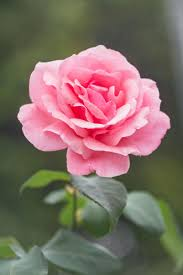
#> input picture images.jpeg, 183 x 275 px
$ python exp7.py
#> lines starting #> are read from the running program, lines starting #| are printed output that depends on the picture
import cv2
import numpy as np
import matplotlib.pyplot as plt

def convert_to_cmy(image):
    cmy = 1 - image / 255.0
    return (cmy * 255).astype(np.uint8)

def convert_to_cmyk(image):
    r, g, b = cv2.split(image)
    k = np.minimum(np.minimum(255 - r, 255 - g), 255 - b)
    c = (255 - r - k) / (255 - k + 1e-5) * 255
    m = (255 - g - k) / (255 - k + 1e-5) * 255
    y = (255 - b - k) / (255 - k + 1e-5) * 255
    return cv2.merge([c.astype(np.uint8), m.astype(np.uint8), y.astype(np.uint8), k.astype(np.uint8)])

# Read the image
image = cv2.imread(r"images.jpeg")
#> image is the input picture: shape (275, 183, 3); mean B, G, R 100.6, 108.5, 128.2
image = cv2.cvtColor(image, cv2.COLOR_BGR2RGB)  # Convert BGR to RGB

# Increase brightness
brightness_factor = 50
manipulated_image = np.clip(image + brightness_factor, 0, 255).astype(np.uint8)

# Convert to CMY and CMYK
cmy_image = convert_to_cmy(image)
cmyk_image = convert_to_cmyk(image)
cmy_manipulated = convert_to_cmy(manipulated_image)
cmyk_manipulated = convert_to_cmyk(manipulated_image)

# Convert to HSV
hsv_image = cv2.cvtColor(image, cv2.COLOR_RGB2HSV)
#> hsv_image: shape (275, 183, 3); mean H, S, V 82, 73.1, 135.3
hsv_manipulated = cv2.cvtColor(manipulated_image, cv2.COLOR_RGB2HSV)
#> hsv_manipulated: shape (275, 183, 3); mean H, S, V 62.7, 86.9, 162.8

# Split channels
C, M, Y = cv2.split(cmy_image)
K = cmyk_image[:, :, 3]
C_m, M_m, Y_m = cv2.split(cmy_manipulated)
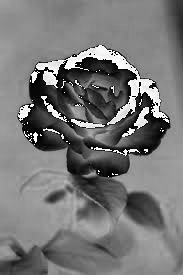
#> Y_m: shape (275, 183); min 0, max 255, mean 118.9
K_m = cmyk_manipulated[:, :, 3]
H, S, V = cv2.split(hsv_image)
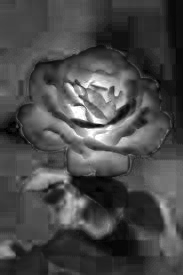
#> S: shape (275, 183); min 0, max 255, mean 73.1
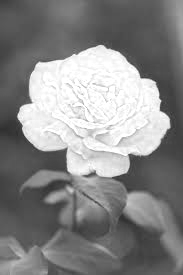
#> V: shape (275, 183); min 45, max 255, mean 135.3
H_m, S_m, V_m = cv2.split(hsv_manipulated)
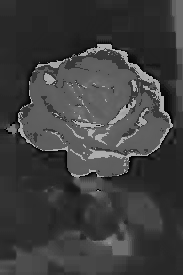
#> H_m: shape (275, 183); min 0, max 179, mean 62.7
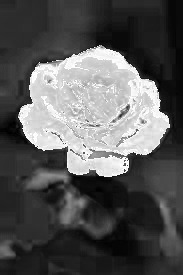
#> S_m: shape (275, 183); min 0, max 255, mean 86.9
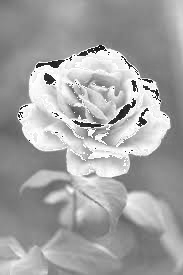
#> V_m: shape (275, 183); min 11, max 255, mean 162.8

# Organizing the original images in grid format
grid_images_original = [
    [None, None, K, None],
    [image[:, :, 2], Y, cmyk_image[:, :, 2], V],
    [image[:, :, 1], M, cmyk_image[:, :, 1], S],
    [image[:, :, 0], C, cmyk_image[:, :, 0], H],
    [image, cmy_image, cmyk_image, hsv_image]
]

grid_titles = [
    [None, None, "K", None],
    ["B", "Y", "Y (CMYK)", "V"],
    ["G", "M", "M (CMYK)", "S"],
    ["R", "C", "C (CMYK)", "H"],
    ["RGB", "CMY", "CMYK", "HSV"]
]

fig, axes = plt.subplots(5, 4, figsize=(12, 12))
for i in range(5):
    for j in range(4):
        ax = axes[i, j]
        img = grid_images_original[i][j]
        title = grid_titles[i][j]
        if img is not None:
            ax.imshow(img, cmap='gray' if len(img.shape) == 2 else None)
        ax.set_title(title, fontsize=10)
        ax.axis('off')

plt.tight_layout()
plt.show()

# Organizing the manipulated images in grid format
grid_images_manipulated = [
    [None, None, K_m, None],
    [manipulated_image[:, :, 2], Y_m, cmyk_manipulated[:, :, 2], V_m],
    [manipulated_image[:, :, 1], M_m, cmyk_manipulated[:, :, 1], S_m],
    [manipulated_image[:, :, 0], C_m, cmyk_manipulated[:, :, 0], H_m],
    [manipulated_image, cmy_manipulated, cmyk_manipulated, hsv_manipulated]
]

fig, axes = plt.subplots(5, 4, figsize=(12, 12))
for i in range(5):
    for j in range(4):
        ax = axes[i, j]
        img = grid_images_manipulated[i][j]
        title = (grid_titles[i][j] + " (Manipulated)") if grid_titles[i][j] else None
        if img is not None:
            ax.imshow(img, cmap='gray' if len(img.shape) == 2 else None)
        if title:
            ax.set_title(title, fontsize=10)
        ax.axis('off')

plt.tight_layout()
plt.show()
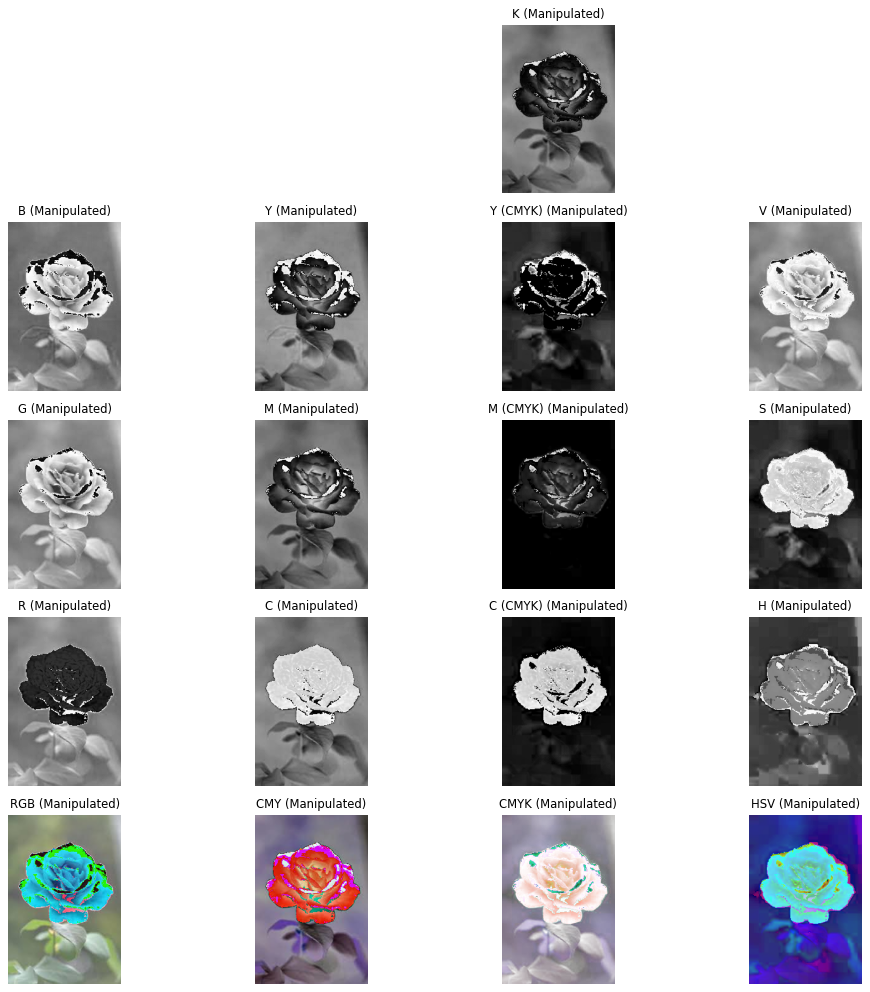
#> figure drawn by matplotlib, 17 panels
